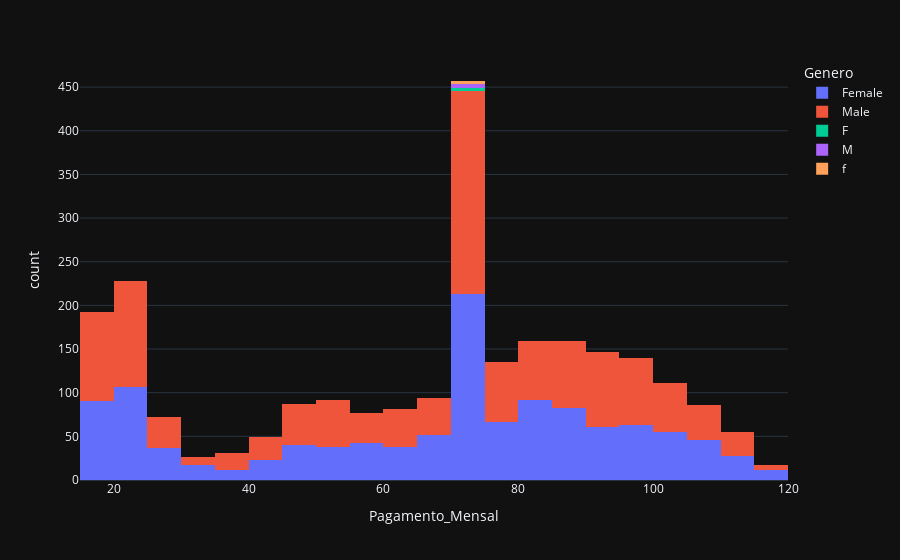

Notebook code cell kept with this figure:
### Code cell
# ---------- Plotando gráfico Pagamento_Mensal x Genero. ----------
fig = px.histogram(df, x='Pagamento_Mensal', color='Genero', barmode='stack')
fig.show()

### Figure 1 — Plotly figure (JSON) as saved in the notebook; plotly's stock layout.template omitted (floating-point values rounded to 4 significant figures; data arrays with more than 128 entries replaced by an {"elided": "..."} marker saying what was removed)
{"data": [{"bingroup": "x", "hovertemplate": "Genero=Female<br>Pagamento_Mensal=%{x}<br>count=%{y}<extra></extra>", "legendgroup": "Female", "marker": {"color": "#636efa", "pattern": {"shape": ""}}, "name": "Female", "orientation": "v", "showlegend": true, "x": {"elided": "1212 float values"}, "xaxis": "x", "yaxis": "y", "type": "histogram"}, {"bingroup": "x", "hovertemplate": "Genero=Male<br>Pagamento_Mensal=%{x}<br>count=%{y}<extra></extra>", "legendgroup": "Male", "marker": {"color": "#EF553B", "pattern": {"shape": ""}}, "name": "Male", "orientation": "v", "showlegend": true, "x": {"elided": "1272 float values"}, "xaxis": "x", "yaxis": "y", "type": "histogram"}, {"bingroup": "x", "hovertemplate": "Genero=F<br>Pagamento_Mensal=%{x}<br>count=%{y}<extra></extra>", "legendgroup": "F", "marker": {"color": "#00cc96", "pattern": {"shape": ""}}, "name": "F", "orientation": "v", "showlegend": true, "x": [71.45, 71.45, 71.45], "xaxis": "x", "yaxis": "y", "type": "histogram"}, {"bingroup": "x", "hovertemplate": "Genero=M<br>Pagamento_Mensal=%{x}<br>count=%{y}<extra></extra>", "legendgroup": "M", "marker": {"color": "#ab63fa", "pattern": {"shape": ""}}, "name": "M", "orientation": "v", "showlegend": true, "x": [71.45, 71.45, 71.45, 71.45], "xaxis": "x", "yaxis": "y", "type": "histogram"}, {"bingroup": "x", "hovertemplate": "Genero=f<br>Pagamento_Mensal=%{x}<br>count=%{y}<extra></extra>", "legendgroup": "f", "marker": {"color": "#FFA15A", "pattern": {"shape": ""}}, "name": "f", "orientation": "v", "showlegend": true, "x": [71.45, 71.45, 71.45, 71.45], "xaxis": "x", "yaxis": "y", "type": "histogram"}], "layout": {"xaxis": {"anchor": "y", "domain": [0.0, 1.0], "title": {"text": "Pagamento_Mensal"}}, "yaxis": {"anchor": "x", "domain": [0.0, 1.0], "title": {"text": "count"}}, "legend": {"title": {"text": "Genero"}, "tracegroupgap": 0}, "margin": {"t": 60}, "barmode": "stack"}}
